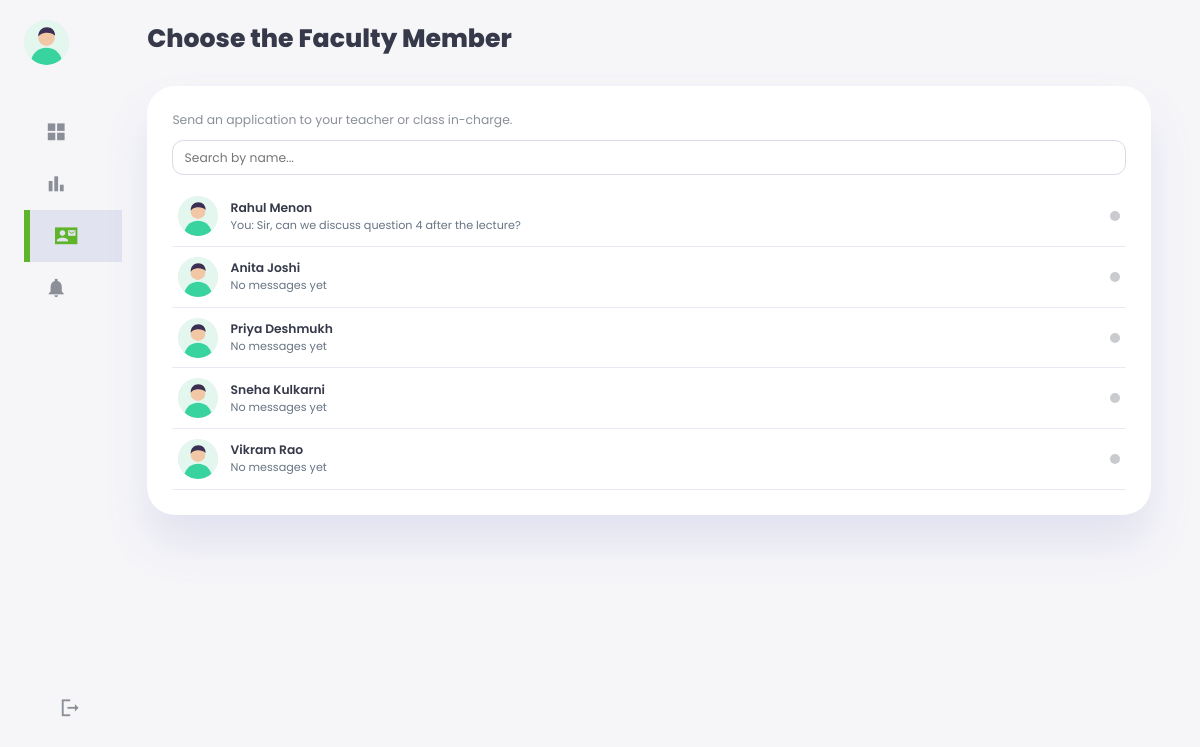
The app's page /leave.php (signed in) with its own data.
### tables this page shows
CREATE TABLE IF NOT EXISTS users (
  id            INT UNSIGNED NOT NULL AUTO_INCREMENT,
  role          ENUM('student','faculty') NOT NULL,
  roll_no       VARCHAR(20)  NULL,             
  first_name    VARCHAR(60)  NOT NULL,
  last_name     VARCHAR(60)  NOT NULL,
  email         VARCHAR(190) NOT NULL,
  password_hash VARCHAR(255) NOT NULL,         
  photo         VARCHAR(255) NULL,             
  department    VARCHAR(40)  NOT NULL DEFAULT 'EXTC',
  class_name    VARCHAR(20)  NOT NULL DEFAULT 'TE',
  is_online     TINYINT(1)   NOT NULL DEFAULT 0,
  created_at    TIMESTAMP    NOT NULL DEFAULT CURRENT_TIMESTAMP,
  PRIMARY KEY (id),
  UNIQUE KEY uq_users_email (email),
  UNIQUE KEY uq_users_roll (roll_no)
);

### web/includes/auth.php (called while the page is built, shortened)
<?php
function current_user(): ?array
{
    $id = $_SESSION['user_id'] ?? null;
    $user = $id ? (q('SELECT * FROM users WHERE id = ?', [$id])->fetch() ?: null) : null;
    return $user;
}
function require_login(): array
{
    $user = current_user();
    return $user;
}

### web/includes/db.php (called while the page is built, shortened)
<?php
function db(): PDO
{
    static $pdo = null;
    if ($pdo instanceof PDO) {
        return $pdo;
    }
    $dsn = sprintf(
        'mysql:host=%s;port=%s;dbname=%s;charset=utf8mb4',
        config('DB_HOST', '127.0.0.1'),
        config('DB_PORT', '3306'),
        config('DB_NAME', 'smart_attendance')
    );
    try {
        $pdo = new PDO($dsn, config('DB_USER', ''), config('DB_PASSWORD', ''), [
            PDO::ATTR_ERRMODE => PDO::ERRMODE_EXCEPTION,
            PDO::ATTR_DEFAULT_FETCH_MODE => PDO::FETCH_ASSOC,
            PDO::ATTR_EMULATE_PREPARES => false,
        ]);
    } catch (PDOException $e) {
        error_log('Database connection failed: ' . $e->getMessage());
        http_response_code(503);
        exit('The database is not available. Check DB_* settings in .env (see docs/setup.md).');
    }
    $pdo->exec("SET time_zone = '" . (new DateTime())->format('P') . "'");
    return $pdo;
}
function q(string $sql, array $params = []): PDOStatement
{
    $stmt = db()->prepare($sql);
    $stmt->execute($params);
    return $stmt;
}

### web/includes/messages.php (called while the page is built, shortened)
<?php
function chat_contacts(array $me): array
{
    $id = (int) $me['id'];
    $sql = "SELECT u.id, u.first_name, u.last_name, u.photo, u.is_online, u.roll_no,
                   m.body AS last_body, (m.sender_id = :me1) AS last_is_mine
              FROM users u
              LEFT JOIN messages m ON m.id = (
                   SELECT MAX(x.id) FROM messages x
                    WHERE (x.sender_id = u.id AND x.receiver_id = :me2)
                       OR (x.sender_id = :me3 AND x.receiver_id = u.id))
             WHERE u.role = :role";
    $params = ['me1' => $id, 'me2' => $id, 'me3' => $id];
    if ($me['role'] === 'student') {
        $params['role'] = 'faculty';
    } else {
        $params['role'] = 'student';
        $sql .= ' AND m.id IS NOT NULL';
    }
    $sql .= ' ORDER BY m.id IS NULL, m.id DESC, u.first_name';
    return q($sql, $params)->fetchAll();
}

### web/includes/helpers.php (called while the page is built, shortened)
<?php
function e(mixed $value): string
{
    return htmlspecialchars((string) ($value ?? ''), ENT_QUOTES | ENT_SUBSTITUTE, 'UTF-8');
}
function base_path(): string
{
    static $base = null;
    if ($base === null) {
        $webRoot = str_replace('\\', '/', realpath(dirname(__DIR__)) ?: dirname(__DIR__));
        $docRoot = str_replace('\\', '/', realpath($_SERVER['DOCUMENT_ROOT'] ?? '') ?: '');
        $base = ($docRoot !== '' && str_starts_with($webRoot, $docRoot)) ? substr($webRoot, strlen($docRoot)) : '';
        $base = rtrim($base, '/');
    }
    return $base;
}
function url(string $path = ''): string
{
    return base_path() . '/' . ltrim($path, '/');
}
function asset(string $path): string
{
    return url('assets/' . ltrim($path, '/'));
}
function photo_url(?string $photo): string
{
    return asset('img/avatar.svg');
}
function full_name(array $u): string
{
    return trim(($u['first_name'] ?? '') . ' ' . ($u['last_name'] ?? ''));
}

### web/leave.php (the view, shortened to what this page needs)
<?php
require __DIR__ . '/includes/messages.php';
$user = require_login();
$contacts = chat_contacts($user);
$isStudent = $user['role'] === 'student';
?>
<h1><?= $isStudent ? 'Choose the Faculty Member' : 'Student Leave Applications' ?></h1>
<div class="table-card contacts">
  <p class="muted"><?= $isStudent ? 'Send an application to your teacher or class in-charge.' : 'Students who have written to you.' ?></p>
  <input type="search" class="contact-filter" placeholder="Search by name..." aria-label="Search by name">
  <?php foreach ($contacts as $c): ?>
    <a class="contact" href="<?= e(url('chat.php?with=' . (int) $c['id'])) ?>" data-name="<?= e(strtolower(full_name($c))) ?>">
      <img src="<?= e(photo_url($c['photo'])) ?>" alt="">
      <div class="details">
        <span><?= e(full_name($c)) ?><?= $c['roll_no'] ? ' · ' . e($c['roll_no']) : '' ?></span>
        <p><?= $c['last_body'] === null ? 'No messages yet' : ($c['last_is_mine'] ? 'You: ' : '') . e(mb_strimwidth($c['last_body'], 0, 60, '…')) ?></p>
      </div>
      <i class="dot <?= $c['is_online'] ? 'online' : '' ?>" title="<?= $c['is_online'] ? 'Online' : 'Offline' ?>"></i>
    </a>
  <?php endforeach; ?>
</div>

### web/assets/css/app.css (style rules this page uses)
:root { --green: #5fb52a; --green-bright: #6bc733; --purple: #7380ec; --teal: #2fd6a0; --red: #e5484d; --amber: #d98a00; --white: #fff; --muted: #8a8f98; --dark: #363949; --dark-variant: #677483; --light: rgba(132, 139, 200, 0.18); --background: #f6f6f9; --card-radius: 2rem; --radius-1: 0.4rem; --radius-2: 0.8rem; --card-padding: 1.8rem; --shadow: 0 2rem 3rem var(--light); }
* { margin: 0; padding: 0; box-sizing: border-box; }
html { font-size: 14px; }
body { font-family: 'Poppins', system-ui, sans-serif; font-size: 0.88rem; background: var(--background); color: var(--dark); min-height: 100vh; overflow-x: hidden; }
a { color: var(--dark); text-decoration: none; }
h1 { font-weight: 800; font-size: 1.8rem; }
p { color: var(--dark-variant); }
.muted { color: var(--muted); }
main > h1 { margin-bottom: 0.4rem; }
.table-card { margin-top: 2rem; background: var(--white); border-radius: var(--card-radius); padding: var(--card-padding); box-shadow: var(--shadow); }
select, input[type=search], textarea, input[type=text] { font: inherit; padding: 0.55rem 0.8rem; border-radius: var(--radius-2); border: 1px solid #d9dbe7; background: var(--white); color: var(--dark); }
.contacts .contact-filter { width: 100%; margin: 0.8rem 0; }
.contact { display: flex; align-items: center; gap: 0.9rem; padding: 0.7rem 0.4rem; border-bottom: 1px solid var(--light); }
.contact img { width: 40px; height: 40px; border-radius: 50%; object-fit: cover; background: #e9eaf5; }
.contact .details { flex: 1; text-align: left; }
.contact .details span { font-weight: 600; text-transform: capitalize; }
.contact .details p { font-size: 0.8rem; }
.contact .dot { width: 10px; height: 10px; border-radius: 50%; background: #c9cbce; }

### records on screen
users: full_name($c) "Rahul Menon", shows "You:", last_body "Sir, can we discuss question 4 after the lecture?", is_online 0 (drawn)
users: full_name($c) "Anita Joshi", shows "No messages yet", is_online 0 (drawn)
users: full_name($c) "Priya Deshmukh", shows "No messages yet", is_online 0 (drawn)
users: full_name($c) "Sneha Kulkarni", shows "No messages yet", is_online 0 (drawn)
users: full_name($c) "Vikram Rao", shows "No messages yet", is_online 0 (drawn)
